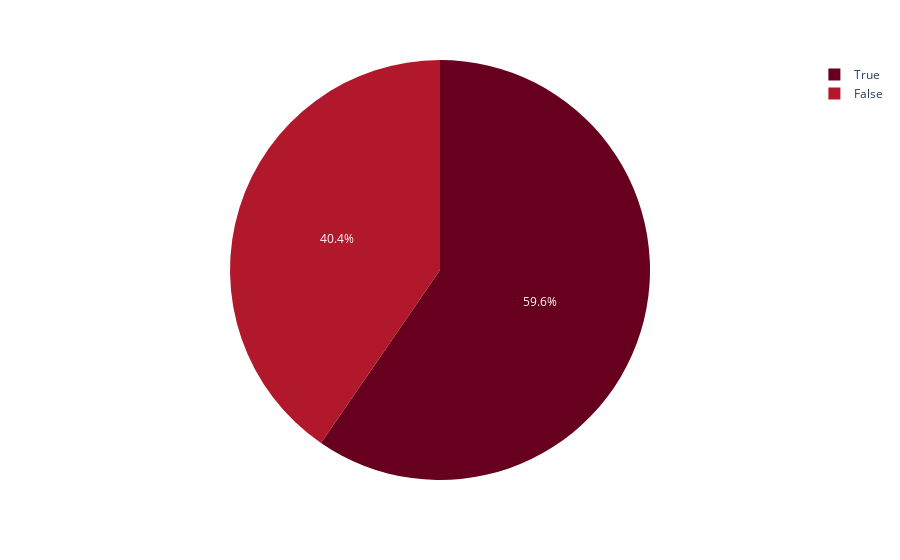

Here is the notebook cell this chart was saved with:
### Code cell
import plotly.express as px

count = df.Overweight.value_counts()
#print(count) #checking the value to map the good label
colors=px.colors.sequential.RdBu
fig = px.pie(count, names=['True', 'False'], values=count.values, color_discrete_sequence=colors)
fig.show()

### Figure 1 — Plotly figure (JSON) as saved in the notebook; plotly's stock layout.template omitted (floating-point values rounded to 4 significant figures)
{"data": [{"domain": {"x": [0, 1], "y": [0, 1]}, "hovertemplate": "label=%{label}<br>value=%{value}<extra></extra>", "labels": ["True", "False"], "legendgroup": "", "name": "", "showlegend": true, "type": "pie", "values": [146, 99]}], "layout": {"legend": {"tracegroupgap": 0}, "margin": {"t": 60}, "piecolorway": ["rgb(103,0,31)", "rgb(178,24,43)", "rgb(214,96,77)", "rgb(244,165,130)", "rgb(253,219,199)", "rgb(247,247,247)", "rgb(209,229,240)", "rgb(146,197,222)", "rgb(67,147,195)", "rgb(33,102,172)", "rgb(5,48,97)"]}}
